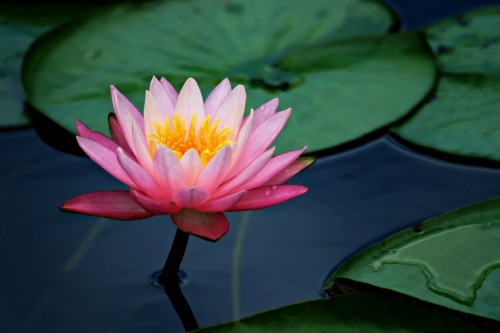
#> input picture Exercicios/imageDatabase/lily-lotus-flowers.jpg, 500 x 333 px
$ python ex1.1.py
#> lines starting #> are read from the running program, lines starting #| are printed output that depends on the picture
import cv2

fileDir = 'imageDatabase/'
fileName = 'lily-lotus-flowers.jpg'

img = cv2.imread(fileDir + fileName)
#> img is the input picture: shape (333, 500, 3); mean B, G, R 66.1, 70.4, 53.3

# cv2.namedWindow('Image', 1)
cv2.imshow('Color Image', img)
cv2.imshow('Blue Component', img[:, :, 0])
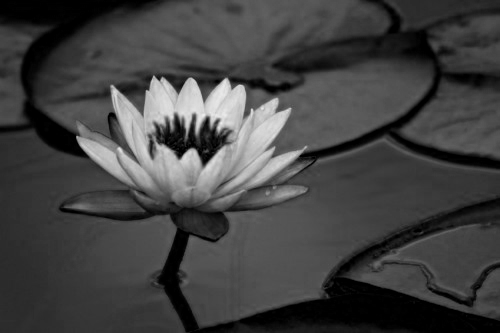
#> window 'Blue Component': shape (333, 500); min 0, max 237, mean 66.1
cv2.imshow('Green Component', img[:, :, 1])
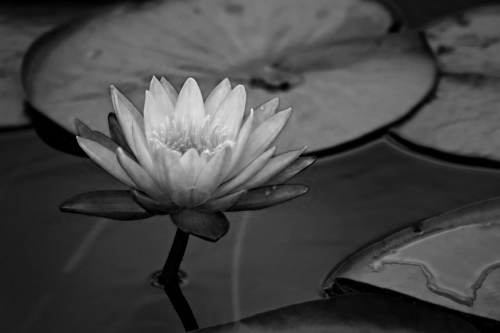
#> window 'Green Component': shape (333, 500); min 0, max 241, mean 70.4
cv2.imshow('Red Component', img[:, :, 2])
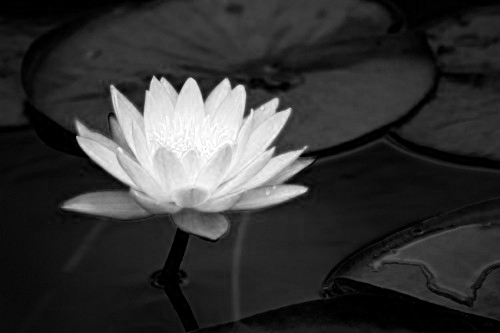
#> window 'Red Component': shape (333, 500); min 0, max 255, mean 53.3

cv2.waitKey(0)
cv2.destroyAllWindows()

$ run again, with Exercicios/imageDatabase/JonquilFlowers.jpg copied over Exercicios/imageDatabase/lily-lotus-flowers.jpg
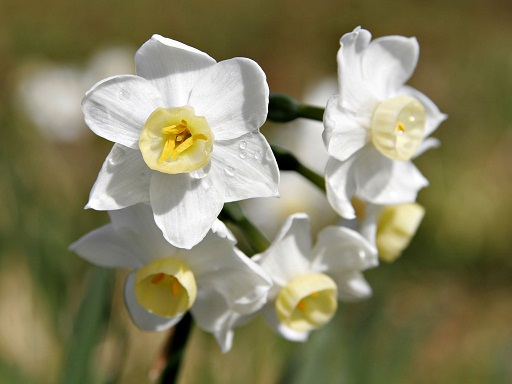
#> input picture Exercicios/imageDatabase/JonquilFlowers.jpg, 512 x 384 px
#> img is the input picture: shape (384, 512, 3); mean B, G, R 95.9, 129, 133.6
#> `cv2.imshow('Blue Component', img[:, :, 0])`:
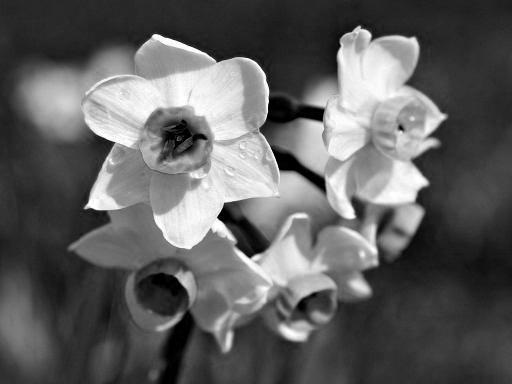
#> window 'Blue Component': shape (384, 512); min 0, max 255, mean 95.9
#> `cv2.imshow('Red Component', img[:, :, 2])`:
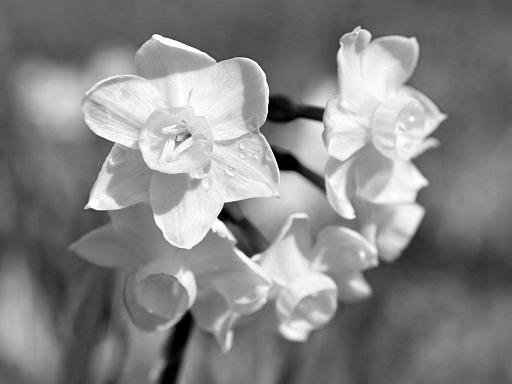
#> window 'Red Component': shape (384, 512); min 0, max 255, mean 133.6
